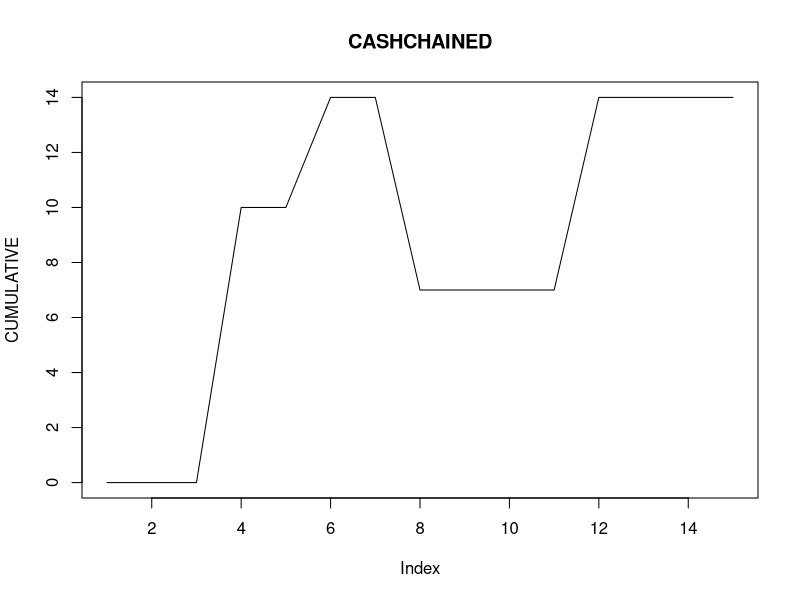

This figure's R source:
library(zoo)
BASE_CAPITAL <- 1000
Mkt_value_MV <- c(90,
                  97,
                  104,
                  114,
                  106,
                  110,
                  100,
                  93,
                  103,
                  111,
                  114,
                  110,
                  102,
                  102,
                  96)

pos_SIG_base <- c(0,
                  0,
                  1,
                  0,
                  1,
                  0,
                  1,
                  0,
                  1,
                  1,
                  1,
                  0,
                  1,
                  0,
                  0)


pos_SIG_lag <- c(pos_SIG_base[-1], 0)
ORDER_CHAIN <-  (c( 0,   (ifelse(pos_SIG_base == 1 & pos_SIG_lag == 0, "SELL", 
                                 ifelse(pos_SIG_base == 1 & pos_SIG_lag == 1, "HOLD",
                                        ifelse(pos_SIG_base == 0 & pos_SIG_lag == 1 , "BUY",0))) ) ))
ORDER_CHAIN =ORDER_CHAIN[-length(ORDER_CHAIN)]
ORDERS_1 <- cumsum(ifelse(ORDER_CHAIN == "BUY", (Mkt_value_MV*-1),
                          ifelse(ORDER_CHAIN == "SELL", (Mkt_value_MV),0)))
ORDERS_2 <- (ifelse(ORDER_CHAIN == "HOLD", (Mkt_value_MV*-1), ORDERS_1))
PORTFOLIO_NET <- ifelse(ORDER_CHAIN == "HOLD", (Mkt_value_MV*-1)+BASE_CAPITAL, (ORDERS_2)+BASE_CAPITAL)
REALIZED <- ifelse(pos_SIG_base == 1, PORTFOLIO_NET+ abs(ORDERS_2), ORDERS_2+BASE_CAPITAL)
CASH_LINKAGE <- REALIZED-BASE_CAPITAL
CASH_CHAINED <- rep(NA,length(CASH_LINKAGE))

for (i in length(CASH_LINKAGE)) {
  print(i)
  CASH_CHAINED <- ifelse(ORDER_CHAIN == "SELL", CASH_LINKAGE, NA)
  CASH_CHAINED <- na.locf(CASH_CHAINED, na.rm = FALSE, fromLast = FALSE, maxgap = Inf)
  CASH_CHAINED[is.na(CASH_CHAINED)] = 0
  
}
DE_CHAINED <- c(0,diff(CASH_CHAINED))
CUMULATIVE <- cumsum(DE_CHAINED )

#write.table( (DE_CHAINED),"MKT_WEIGHT.csv", row.names=F,na="NA",append=T, sep=",", col.names=F)
plot(CUMULATIVE, type = "l", main = "CASHCHAINED")


data.frame(ORDER_CHAIN,ORDERS_1,ORDERS_2,PORTFOLIO_NET,REALIZED,CASH_LINKAGE,CASH_CHAINED,DE_CHAINED,CUMULATIVE)



